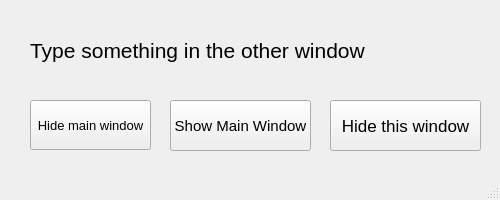
<?xml version="1.0" encoding="UTF-8"?>
<ui version="4.0">
 <class>SecondWindow</class>
 <widget class="QMainWindow" name="SecondWindow">
  <property name="geometry">
   <rect>
    <x>0</x>
    <y>0</y>
    <width>500</width>
    <height>200</height>
   </rect>
  </property>
  <property name="windowTitle">
   <string>MainWindow</string>
  </property>
  <widget class="QWidget" name="centralwidget">
   <widget class="QLabel" name="label">
    <property name="geometry">
     <rect>
      <x>30</x>
      <y>30</y>
      <width>440</width>
      <height>41</height>
     </rect>
    </property>
    <property name="font">
     <font>
      <pointsize>16</pointsize>
     </font>
    </property>
    <property name="text">
     <string>Type something in the other window</string>
    </property>
   </widget>
   <widget class="QPushButton" name="pushButton">
    <property name="geometry">
     <rect>
      <x>30</x>
      <y>100</y>
      <width>121</width>
      <height>50</height>
     </rect>
    </property>
    <property name="font">
     <font>
      <family>Arial</family>
      <pointsize>10</pointsize>
     </font>
    </property>
    <property name="text">
     <string>Hide main window</string>
    </property>
   </widget>
   <widget class="QPushButton" name="pushButton_2">
    <property name="geometry">
     <rect>
      <x>170</x>
      <y>100</y>
      <width>141</width>
      <height>51</height>
     </rect>
    </property>
    <property name="font">
     <font>
      <pointsize>11</pointsize>
     </font>
    </property>
    <property name="text">
     <string>Show Main Window</string>
    </property>
   </widget>
   <widget class="QPushButton" name="pushButton_3">
    <property name="geometry">
     <rect>
      <x>330</x>
      <y>100</y>
      <width>151</width>
      <height>51</height>
     </rect>
    </property>
    <property name="font">
     <font>
      <pointsize>13</pointsize>
     </font>
    </property>
    <property name="text">
     <string>Hide this window</string>
    </property>
   </widget>
  </widget>
  <widget class="QMenuBar" name="menubar">
   <property name="geometry">
    <rect>
     <x>0</x>
     <y>0</y>
     <width>500</width>
     <height>18</height>
    </rect>
   </property>
  </widget>
  <widget class="QStatusBar" name="statusbar"/>
 </widget>
 <resources/>
 <connections/>
</ui>
